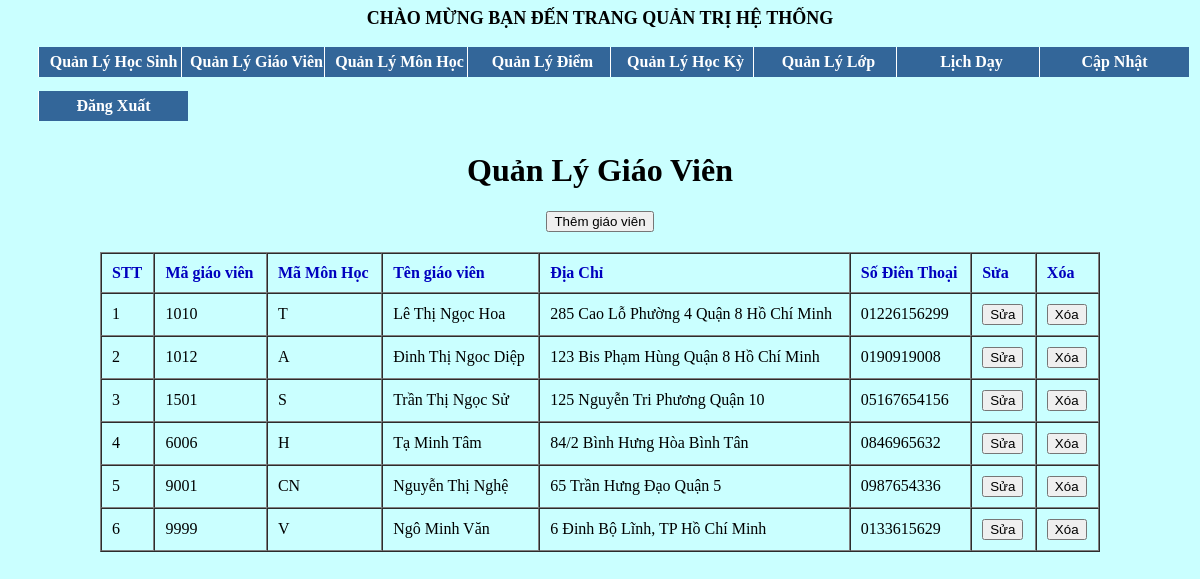
The app's page /admin/index.php?mod=gv (signed in) with its own data.
### tables this page shows
CREATE TABLE `giaovien` (
  `Magv` int(4) NOT NULL,
  `MaMonHoc` varchar(5) NOT NULL,
  `Tengv` varchar(50) NOT NULL,
  `DiaChi` varchar(50) NOT NULL,
  `SDT` varchar(11) NOT NULL,
  `passwordgv` varchar(50) NOT NULL
);

### classes/giaovien.class.php (called while the page is built, shortened)
<?php
class giaovien extends DB
{
    function allgv()
    {
        $con=$this->connect();
        $sql="select * from giaovien";
        $query=mysqli_query($con,$sql);
        $result=array();
        if($query)
        {
            while($row=mysqli_fetch_assoc($query))
            {
                $result[]=$row;
            }
        }
        return $result;
    }
}

### admin/xem_gv.php (the view, shortened to what this page needs)
<H1 align="center" style="font-family: Tahoma">Quản Lý Giáo Viên</H1>
<h2 align="center"><a href="add_gv.php"><button type='button'>Thêm giáo viên</button> </a></h2>
<table align='center' width='1000' border='1' cellspacing="0" cellpadding="10">
	<tr style="color: #0000bf;font-weight: bold">
		<td>STT</td>
		<td>Mã giáo viên</td>
		<td>Mã Môn Học</td>
		<td>Tên giáo viên </td>
		<td>Địa Chỉ</td>
		<td>Số Điên Thoại</td>
		<td>Sửa</td>
		<td>Xóa</td>
		<t
			</tr>
			<?php
			require '../classes/giaovien.class.php';
			$con = new giaovien();
			$giaovien = $con->allgv();
			$stt = 0;
			foreach ($giaovien as $row) {
				$stt++;
				echo "<tr>";
				echo "<td>$stt</td>";
				echo "<td>$row[Magv]</td>";
				echo "<td>$row[MaMonHoc]</td>";
				echo "<td>$row[Tengv]</td>";
				echo "<td>$row[DiaChi]</td>";
				echo "<td>$row[SDT]</td>";
				echo "<td><a href='sua_gv.php?cma=$row[Magv]'><button type='button'>Sửa</button></a></td>";
				echo "<td><a href='xoa_gv.php?Ma=$row[Magv]' onclick='return XacNhan();'><button type='button'>Xóa</button></a></td>";
				echo "</tr>";
			}
			?>

### records on screen
giaovien: Magv "1010", MaMonHoc "T", Tengv "Lê Thị Ngọc Hoa", DiaChi "285 Cao Lỗ Phường 4 Quận 8 Hồ Chí Minh", SDT "01226156299"
giaovien: Magv "1012", MaMonHoc "A", Tengv "Đinh Thị Ngoc Diệp", DiaChi "123 Bis Phạm Hùng Quận 8 Hồ Chí Minh", SDT "0190919008"
giaovien: Magv "1501", MaMonHoc "S", Tengv "Trần Thị Ngọc Sử", DiaChi "125 Nguyễn Tri Phương Quận 10", SDT "05167654156"
giaovien: Magv "6006", MaMonHoc "H", Tengv "Tạ Minh Tâm", DiaChi "84/2 Bình Hưng Hòa Bình Tân", SDT "0846965632"
giaovien: Magv "9001", MaMonHoc "CN", Tengv "Nguyễn Thị Nghệ", DiaChi "65 Trần Hưng Đạo Quận 5", SDT "0987654336"
giaovien: Magv "9999", MaMonHoc "V", Tengv "Ngô Minh Văn", DiaChi "6 Đinh Bộ Lĩnh, TP Hồ Chí Minh", SDT "0133615629"
